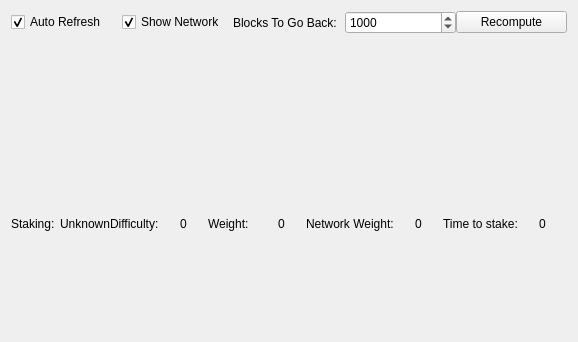
<?xml version="1.0" encoding="UTF-8"?>
<ui version="4.0">
 <class>ProfitExplorerPage</class>
 <widget class="QWidget" name="ProfitExplorerPage">
  <property name="geometry">
   <rect>
    <x>0</x>
    <y>0</y>
    <width>578</width>
    <height>342</height>
   </rect>
  </property>
  <property name="windowTitle">
   <string>Form</string>
  </property>
  <property name="styleSheet">
   <string notr="true"/>
  </property>
  <layout class="QHBoxLayout" name="horizontalLayout" stretch="1">
   <item>
    <layout class="QVBoxLayout" name="verticalLayout_3">
     <property name="spacing">
      <number>0</number>
     </property>
     <item>
      <layout class="QHBoxLayout" name="horizontalLayout_2">
       <property name="sizeConstraint">
        <enum>QLayout::SetDefaultConstraint</enum>
       </property>
       <item>
        <widget class="QCheckBox" name="checkBox">
         <property name="styleSheet">
          <string notr="true"/>
         </property>
         <property name="text">
          <string>Auto Refresh</string>
         </property>
         <property name="checked">
          <bool>true</bool>
         </property>
        </widget>
       </item>
       <item>
        <widget class="QCheckBox" name="networkCheckBox">
         <property name="styleSheet">
          <string notr="true"/>
         </property>
         <property name="text">
          <string>Show Network</string>
         </property>
         <property name="checked">
          <bool>true</bool>
         </property>
        </widget>
       </item>
       <item>
        <widget class="QLabel" name="label">
         <property name="styleSheet">
          <string notr="true"/>
         </property>
         <property name="text">
          <string>Blocks To Go Back:</string>
         </property>
        </widget>
       </item>
       <item>
        <widget class="QSpinBox" name="spinBox">
         <property name="minimum">
          <number>10</number>
         </property>
         <property name="maximum">
          <number>100000</number>
         </property>
         <property name="singleStep">
          <number>100</number>
         </property>
         <property name="value">
          <number>1000</number>
         </property>
        </widget>
       </item>
       <item>
        <widget class="QPushButton" name="recomputeButton">
         <property name="text">
          <string>Recompute</string>
         </property>
        </widget>
       </item>
      </layout>
     </item>
     <item>
      <widget class="QCustomPlot" name="difficultyPlot" native="true">
       <property name="sizePolicy">
        <sizepolicy hsizetype="MinimumExpanding" vsizetype="Preferred">
         <horstretch>0</horstretch>
         <verstretch>0</verstretch>
        </sizepolicy>
       </property>
       <property name="minimumSize">
        <size>
         <width>300</width>
         <height>100</height>
        </size>
       </property>
       <property name="maximumSize">
        <size>
         <width>16777215</width>
         <height>150</height>
        </size>
       </property>
       <property name="styleSheet">
        <string notr="true"/>
       </property>
      </widget>
     </item>
     <item>
      <widget class="QCustomPlot" name="customPlot" native="true">
       <property name="sizePolicy">
        <sizepolicy hsizetype="MinimumExpanding" vsizetype="Expanding">
         <horstretch>0</horstretch>
         <verstretch>0</verstretch>
        </sizepolicy>
       </property>
       <property name="minimumSize">
        <size>
         <width>300</width>
         <height>0</height>
        </size>
       </property>
       <property name="styleSheet">
        <string notr="true"/>
       </property>
      </widget>
     </item>
     <item>
      <layout class="QHBoxLayout" name="horizontalLayout_3">
       <property name="spacing">
        <number>0</number>
       </property>
       <item>
        <widget class="QLabel" name="label_2">
         <property name="styleSheet">
          <string notr="true"/>
         </property>
         <property name="text">
          <string>&lt;html&gt;&lt;head/&gt;&lt;body&gt;&lt;p&gt;Staking:&lt;/p&gt;&lt;/body&gt;&lt;/html&gt;</string>
         </property>
        </widget>
       </item>
       <item>
        <widget class="QLabel" name="stakingLabel">
         <property name="styleSheet">
          <string notr="true"/>
         </property>
         <property name="text">
          <string>Unknown</string>
         </property>
         <property name="alignment">
          <set>Qt::AlignCenter</set>
         </property>
        </widget>
       </item>
       <item>
        <widget class="QLabel" name="label_4">
         <property name="styleSheet">
          <string notr="true"/>
         </property>
         <property name="text">
          <string>Difficulty:</string>
         </property>
        </widget>
       </item>
       <item>
        <widget class="QLabel" name="difficultyLabel">
         <property name="styleSheet">
          <string notr="true"/>
         </property>
         <property name="text">
          <string>&lt;html&gt;&lt;head/&gt;&lt;body&gt;&lt;p&gt;0&lt;/p&gt;&lt;/body&gt;&lt;/html&gt;</string>
         </property>
         <property name="alignment">
          <set>Qt::AlignCenter</set>
         </property>
        </widget>
       </item>
       <item>
        <widget class="QLabel" name="label_6">
         <property name="styleSheet">
          <string notr="true"/>
         </property>
         <property name="text">
          <string>Weight:</string>
         </property>
        </widget>
       </item>
       <item>
        <widget class="QLabel" name="weightLabel">
         <property name="styleSheet">
          <string notr="true"/>
         </property>
         <property name="text">
          <string>0</string>
         </property>
         <property name="alignment">
          <set>Qt::AlignCenter</set>
         </property>
        </widget>
       </item>
       <item>
        <widget class="QLabel" name="label_8">
         <property name="styleSheet">
          <string notr="true"/>
         </property>
         <property name="text">
          <string>Network Weight:</string>
         </property>
        </widget>
       </item>
       <item>
        <widget class="QLabel" name="netWeightLabel">
         <property name="styleSheet">
          <string notr="true"/>
         </property>
         <property name="text">
          <string>0</string>
         </property>
         <property name="alignment">
          <set>Qt::AlignCenter</set>
         </property>
        </widget>
       </item>
       <item>
        <widget class="QLabel" name="label_10">
         <property name="styleSheet">
          <string notr="true"/>
         </property>
         <property name="text">
          <string>Time to stake:</string>
         </property>
        </widget>
       </item>
       <item>
        <widget class="QLabel" name="timeToStakeLabel">
         <property name="styleSheet">
          <string notr="true"/>
         </property>
         <property name="text">
          <string>0</string>
         </property>
         <property name="alignment">
          <set>Qt::AlignCenter</set>
         </property>
        </widget>
       </item>
      </layout>
     </item>
     <item>
      <widget class="QCustomPlot" name="velocityPlot" native="true">
       <property name="sizePolicy">
        <sizepolicy hsizetype="MinimumExpanding" vsizetype="Preferred">
         <horstretch>0</horstretch>
         <verstretch>0</verstretch>
        </sizepolicy>
       </property>
       <property name="minimumSize">
        <size>
         <width>300</width>
         <height>100</height>
        </size>
       </property>
       <property name="maximumSize">
        <size>
         <width>16777215</width>
         <height>150</height>
        </size>
       </property>
       <property name="styleSheet">
        <string notr="true"/>
       </property>
      </widget>
     </item>
    </layout>
   </item>
  </layout>
 </widget>
 <customwidgets>
  <customwidget>
   <class>QCustomPlot</class>
   <extends>QWidget</extends>
   <header>qcustomplot.h</header>
  </customwidget>
 </customwidgets>
 <resources/>
 <connections/>
</ui>
